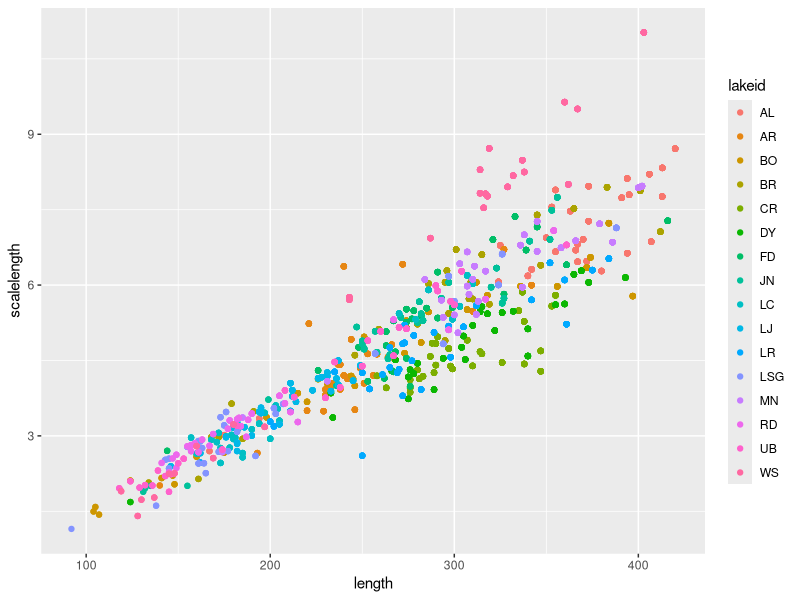

Generate this figure with R:
fish_data = read.csv("Gaeta_etal_CLC_data_1.csv")
library(dplyr)
fish_data_cat = fish_data %>%
  mutate(length_cat = ifelse(length > 200, "big", "small"))
fish_data_cat = fish_data %>%
  mutate(length_cat = ifelse(length > 300, "big", "small"))
fish_data_cat_filter <- filter(fish_data_cat, scalelength > 1)
library(tidyverse)
ggplot(data = fish_data_cat_filter) + 
geom_point(mapping = aes(x = length, y = scalelength, color = lakeid))
